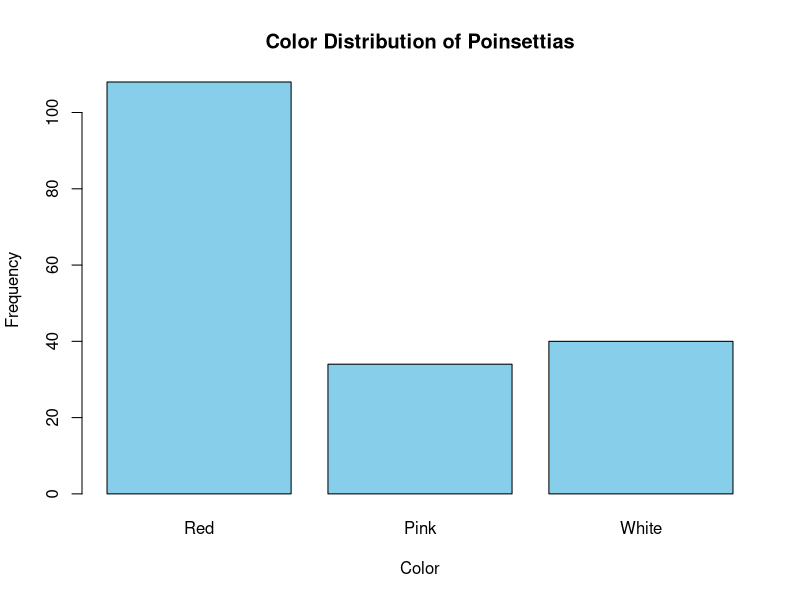

Here is the R script that generated this plot:
# page no 39
colors <- c("Red", "Pink", "White")
frequency <- c(108, 34, 40)
data <- data.frame(Color = colors, Frequency = frequency)
barplot(data$Frequency, names.arg = data$Color, col = "skyblue", 
        main = "Color Distribution of Poinsettias", xlab = "Color", ylab = "Frequency")
